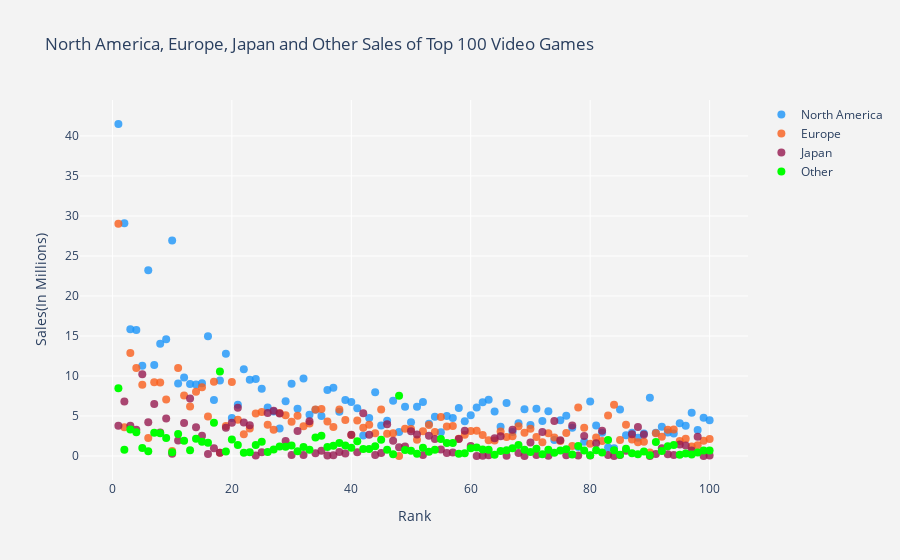

The notebook cell this image was saved under:
### Code cell
trace1 = go.Scatter(
                    x = df.Rank,
                    y = df.NA_Sales,
                    mode = "markers",
                    name = "North America",
                    marker = dict(color = 'rgba(28, 149, 249, 0.8)',size=8),
                    text= df.Name)

trace2 = go.Scatter(
                    x = df.Rank,
                    y = df.EU_Sales,
                    mode = "markers",
                    name = "Europe",
                    marker = dict(color = 'rgba(249, 94, 28, 0.8)',size=8),
                    text= df.Name)
trace3 = go.Scatter(
                    x = df.Rank,
                    y = df.JP_Sales,
                    mode = "markers",
                    name = "Japan",
                    marker = dict(color = 'rgba(150, 26, 80, 0.8)',size=8),
                    text= df.Name)
trace4 = go.Scatter(
                    x = df.Rank,
                    y = df.Other_Sales,
                    mode = "markers",
                    name = "Other",
                    marker = dict(color = 'lime',size=8),
                    text= df.Name)
                    

data = [trace1,trace2,trace3,trace4]
layout = dict(title = 'North America, Europe, Japan and Other Sales of Top 100 Video Games',
              xaxis= dict(title= 'Rank',ticklen= 5,zeroline= False,zerolinewidth=1,gridcolor="white"),
              yaxis= dict(title= 'Sales(In Millions)',ticklen= 5,zeroline= False,zerolinewidth=1,gridcolor="white",),
              paper_bgcolor='rgb(243, 243, 243)',
              plot_bgcolor='rgb(243, 243, 243)' )
fig = dict(data = data, layout = layout)
iplot(fig)

### Figure 1 — Plotly figure (JSON) as saved in the notebook; plotly's stock layout.template omitted (floating-point values rounded to 4 significant figures)
{"data": [{"marker": {"color": "rgba(28, 149, 249, 0.8)", "size": 8}, "mode": "markers", "name": "North America", "text": ["Wii Sports", "Super Mario Bros.", "Mario Kart Wii", "Wii Sports Resort", "Pokemon Red/Pokemon Blue", "Tetris", "New Super Mario Bros.", "Wii Play", "New Super Mario Bros. Wii", "Duck Hunt", "Nintendogs", "Mario Kart DS", "Pokemon Gold/Pokemon Silver", "Wii Fit", "Wii Fit Plus", "Kinect Adventures!", "Grand Theft Auto V", "Grand Theft Auto: San Andreas", "Super Mario World", "Brain Age: Train Your Brain in Minutes a Day", "Pokemon Diamond/Pokemon Pearl", "Super Mario Land", "Super Mario Bros. 3", "Grand Theft Auto V", "Grand Theft Auto: Vice City", "Pokemon Ruby/Pokemon Sapphire", "Pokemon Black/Pokemon White", "Brain Age 2: More Training in Minutes a Day", "Gran Turismo 3: A-Spec", "Call of Duty: Modern Warfare 3", "Pokémon Yellow: Special Pikachu Edition", "Call of Duty: Black Ops", "Pokemon X/Pokemon Y", "Call of Duty: Black Ops 3", "Call of Duty: Black Ops II", "Call of Duty: Black Ops II", "Call of Duty: Modern Warfare 2", "Call of Duty: Modern Warfare 3", "Grand Theft Auto III", "Super Smash Bros. Brawl", "Call of Duty: Black Ops", "Animal Crossing: Wild World", "Mario Kart 7", "Halo 3", "Grand Theft Auto V", "Pokemon HeartGold/Pokemon SoulSilver", "Super Mario 64", "Gran Turismo 4", "Super Mario Galaxy", "Pokemon Omega Ruby/Pokemon Alpha Sapphire", "Super Mario Land 2: 6 Golden Coins", "Grand Theft Auto IV", "Gran Turismo", "Super Mario 3D Land", "Gran Turismo 5", "Call of Duty: Modern Warfare 2", "Grand Theft Auto IV", "Super Mario All-Stars", "Pokemon FireRed/Pokemon LeafGreen", "Super Mario 64", "Just Dance 3", "Call of Duty: Ghosts", "Halo: Reach", "Mario Kart 64", "New Super Mario Bros. 2", "Halo 4", "Final Fantasy VII", "Call of Duty: Ghosts", "Just Dance 2", "Gran Turismo 2", "Call of Duty 4: Modern Warfare", "Donkey Kong Country", "Minecraft", "Animal Crossing: New Leaf", "Mario Party DS", "The Elder Scrolls V: Skyrim", "Super Mario Kart", "FIFA 16", "Wii Party", "Halo 2", "Mario Party 8", "Pokemon Black 2/Pokemon White 2", "FIFA Soccer 13", "The Sims 3", "GoldenEye 007", "Mario & Sonic at the Olympic Games", "Final Fantasy X", "Final Fantasy VIII", "Pokémon Platinum Version", "Pac-Man", "Grand Theft Auto: Liberty City Stories", "Super Mario Galaxy 2", "Star Wars Battlefront (2015)", "Call of Duty: Advanced Warfare", "The Legend of Zelda: Ocarina of Time", "Crash Bandicoot 2: Cortex Strikes Back", "Super Mario Bros. 2", "Super Smash Bros. for Wii U and 3DS", "Call of Duty: World at War", "Battlefield 3"], "type": "scatter", "x": [1, 2, 3, 4, 5, 6, 7, 8, 9, 10, 11, 12, 13, 14, 15, 16, 17, 18, 19, 20, 21, 22, 23, 24, 25, 26, 27, 28, 29, 30, 31, 32, 33, 34, 35, 36, 37, 38, 39, 40, 41, 42, 43, 44, 45, 46, 47, 48, 49, 50, 51, 52, 53, 54, 55, 56, 57, 58, 59, 60, 61, 62, 63, 64, 65, 66, 67, 68, 69, 70, 71, 72, 73, 74, 75, 76, 77, 78, 79, 80, 81, 82, 83, 84, 85, 86, 87, 88, 89, 90, 91, 92, 93, 94, 95, 96, 97, 98, 99, 100], "y": [41.49, 29.08, 15.85, 15.75, 11.27, 23.2, 11.38, 14.03, 14.59, 26.93, 9.07, 9.81, 9, 8.94, 9.09, 14.97, 7.01, 9.43, 12.78, 4.75, 6.42, 10.83, 9.54, 9.63, 8.41, 6.06, 5.57, 3.44, 6.85, 9.03, 5.89, 9.67, 5.17, 5.77, 4.99, 8.25, 8.52, 5.54, 6.99, 6.75, 5.98, 2.55, 4.74, 7.97, 3.8, 4.4, 6.91, 3.01, 6.16, 4.23, 6.16, 6.76, 4.02, 4.89, 2.96, 4.99, 4.76, 5.99, 4.34, 5.08, 6.05, 6.72, 7.03, 5.55, 3.66, 6.63, 3.01, 4.09, 5.84, 3.88, 5.91, 4.36, 5.58, 2.01, 4.46, 5.03, 3.54, 1.11, 1.79, 6.82, 3.81, 2.91, 1.06, 0.98, 5.8, 2.58, 2.91, 2.28, 2.82, 7.28, 2.9, 3.66, 2.93, 2.8, 4.1, 3.78, 5.39, 3.24, 4.79, 4.46]}, {"marker": {"color": "rgba(249, 94, 28, 0.8)", "size": 8}, "mode": "markers", "name": "Europe", "text": ["Wii Sports", "Super Mario Bros.", "Mario Kart Wii", "Wii Sports Resort", "Pokemon Red/Pokemon Blue", "Tetris", "New Super Mario Bros.", "Wii Play", "New Super Mario Bros. Wii", "Duck Hunt", "Nintendogs", "Mario Kart DS", "Pokemon Gold/Pokemon Silver", "Wii Fit", "Wii Fit Plus", "Kinect Adventures!", "Grand Theft Auto V", "Grand Theft Auto: San Andreas", "Super Mario World", "Brain Age: Train Your Brain in Minutes a Day", "Pokemon Diamond/Pokemon Pearl", "Super Mario Land", "Super Mario Bros. 3", "Grand Theft Auto V", "Grand Theft Auto: Vice City", "Pokemon Ruby/Pokemon Sapphire", "Pokemon Black/Pokemon White", "Brain Age 2: More Training in Minutes a Day", "Gran Turismo 3: A-Spec", "Call of Duty: Modern Warfare 3", "Pokémon Yellow: Special Pikachu Edition", "Call of Duty: Black Ops", "Pokemon X/Pokemon Y", "Call of Duty: Black Ops 3", "Call of Duty: Black Ops II", "Call of Duty: Black Ops II", "Call of Duty: Modern Warfare 2", "Call of Duty: Modern Warfare 3", "Grand Theft Auto III", "Super Smash Bros. Brawl", "Call of Duty: Black Ops", "Animal Crossing: Wild World", "Mario Kart 7", "Halo 3", "Grand Theft Auto V", "Pokemon HeartGold/Pokemon SoulSilver", "Super Mario 64", "Gran Turismo 4", "Super Mario Galaxy", "Pokemon Omega Ruby/Pokemon Alpha Sapphire", "Super Mario Land 2: 6 Golden Coins", "Grand Theft Auto IV", "Gran Turismo", "Super Mario 3D Land", "Gran Turismo 5", "Call of Duty: Modern Warfare 2", "Grand Theft Auto IV", "Super Mario All-Stars", "Pokemon FireRed/Pokemon LeafGreen", "Super Mario 64", "Just Dance 3", "Call of Duty: Ghosts", "Halo: Reach", "Mario Kart 64", "New Super Mario Bros. 2", "Halo 4", "Final Fantasy VII", "Call of Duty: Ghosts", "Just Dance 2", "Gran Turismo 2", "Call of Duty 4: Modern Warfare", "Donkey Kong Country", "Minecraft", "Animal Crossing: New Leaf", "Mario Party DS", "The Elder Scrolls V: Skyrim", "Super Mario Kart", "FIFA 16", "Wii Party", "Halo 2", "Mario Party 8", "Pokemon Black 2/Pokemon White 2", "FIFA Soccer 13", "The Sims 3", "GoldenEye 007", "Mario & Sonic at the Olympic Games", "Final Fantasy X", "Final Fantasy VIII", "Pokémon Platinum Version", "Pac-Man", "Grand Theft Auto: Liberty City Stories", "Super Mario Galaxy 2", "Star Wars Battlefront (2015)", "Call of Duty: Advanced Warfare", "The Legend of Zelda: Ocarina of Time", "Crash Bandicoot 2: Cortex Strikes Back", "Super Mario Bros. 2", "Super Smash Bros. for Wii U and 3DS", "Call of Duty: World at War", "Battlefield 3"], "type": "scatter", "x": [1, 2, 3, 4, 5, 6, 7, 8, 9, 10, 11, 12, 13, 14, 15, 16, 17, 18, 19, 20, 21, 22, 23, 24, 25, 26, 27, 28, 29, 30, 31, 32, 33, 34, 35, 36, 37, 38, 39, 40, 41, 42, 43, 44, 45, 46, 47, 48, 49, 50, 51, 52, 53, 54, 55, 56, 57, 58, 59, 60, 61, 62, 63, 64, 65, 66, 67, 68, 69, 70, 71, 72, 73, 74, 75, 76, 77, 78, 79, 80, 81, 82, 83, 84, 85, 86, 87, 88, 89, 90, 91, 92, 93, 94, 95, 96, 97, 98, 99, 100], "y": [29.02, 3.58, 12.88, 11.01, 8.89, 2.26, 9.23, 9.2, 7.06, 0.63, 11, 7.57, 6.18, 8.03, 8.59, 4.94, 9.27, 0.4, 3.75, 9.26, 4.52, 2.71, 3.44, 5.31, 5.49, 3.9, 3.28, 5.36, 5.09, 4.28, 5.04, 3.73, 4.05, 5.81, 5.88, 4.3, 3.63, 5.82, 4.51, 2.61, 4.44, 3.52, 3.91, 2.83, 5.81, 2.77, 2.85, 0.01, 3.4, 3.37, 2.04, 3.1, 3.87, 2.99, 4.88, 3.69, 3.76, 2.15, 2.65, 3.11, 3.15, 2.63, 1.98, 1.94, 3.07, 2.36, 2.47, 3.73, 2.89, 3.42, 2.38, 1.71, 2.83, 2.32, 1.88, 2.86, 1.24, 6.06, 3.53, 1.53, 2.3, 1.86, 5.05, 6.42, 2.01, 3.9, 2.07, 1.72, 1.78, 0.45, 2.83, 2.42, 3.29, 3.3, 1.89, 2.17, 1.18, 1.35, 1.9, 2.13]}, {"marker": {"color": "rgba(150, 26, 80, 0.8)", "size": 8}, "mode": "markers", "name": "Japan", "text": ["Wii Sports", "Super Mario Bros.", "Mario Kart Wii", "Wii Sports Resort", "Pokemon Red/Pokemon Blue", "Tetris", "New Super Mario Bros.", "Wii Play", "New Super Mario Bros. Wii", "Duck Hunt", "Nintendogs", "Mario Kart DS", "Pokemon Gold/Pokemon Silver", "Wii Fit", "Wii Fit Plus", "Kinect Adventures!", "Grand Theft Auto V", "Grand Theft Auto: San Andreas", "Super Mario World", "Brain Age: Train Your Brain in Minutes a Day", "Pokemon Diamond/Pokemon Pearl", "Super Mario Land", "Super Mario Bros. 3", "Grand Theft Auto V", "Grand Theft Auto: Vice City", "Pokemon Ruby/Pokemon Sapphire", "Pokemon Black/Pokemon White", "Brain Age 2: More Training in Minutes a Day", "Gran Turismo 3: A-Spec", "Call of Duty: Modern Warfare 3", "Pokémon Yellow: Special Pikachu Edition", "Call of Duty: Black Ops", "Pokemon X/Pokemon Y", "Call of Duty: Black Ops 3", "Call of Duty: Black Ops II", "Call of Duty: Black Ops II", "Call of Duty: Modern Warfare 2", "Call of Duty: Modern Warfare 3", "Grand Theft Auto III", "Super Smash Bros. Brawl", "Call of Duty: Black Ops", "Animal Crossing: Wild World", "Mario Kart 7", "Halo 3", "Grand Theft Auto V", "Pokemon HeartGold/Pokemon SoulSilver", "Super Mario 64", "Gran Turismo 4", "Super Mario Galaxy", "Pokemon Omega Ruby/Pokemon Alpha Sapphire", "Super Mario Land 2: 6 Golden Coins", "Grand Theft Auto IV", "Gran Turismo", "Super Mario 3D Land", "Gran Turismo 5", "Call of Duty: Modern Warfare 2", "Grand Theft Auto IV", "Super Mario All-Stars", "Pokemon FireRed/Pokemon LeafGreen", "Super Mario 64", "Just Dance 3", "Call of Duty: Ghosts", "Halo: Reach", "Mario Kart 64", "New Super Mario Bros. 2", "Halo 4", "Final Fantasy VII", "Call of Duty: Ghosts", "Just Dance 2", "Gran Turismo 2", "Call of Duty 4: Modern Warfare", "Donkey Kong Country", "Minecraft", "Animal Crossing: New Leaf", "Mario Party DS", "The Elder Scrolls V: Skyrim", "Super Mario Kart", "FIFA 16", "Wii Party", "Halo 2", "Mario Party 8", "Pokemon Black 2/Pokemon White 2", "FIFA Soccer 13", "The Sims 3", "GoldenEye 007", "Mario & Sonic at the Olympic Games", "Final Fantasy X", "Final Fantasy VIII", "Pokémon Platinum Version", "Pac-Man", "Grand Theft Auto: Liberty City Stories", "Super Mario Galaxy 2", "Star Wars Battlefront (2015)", "Call of Duty: Advanced Warfare", "The Legend of Zelda: Ocarina of Time", "Crash Bandicoot 2: Cortex Strikes Back", "Super Mario Bros. 2", "Super Smash Bros. for Wii U and 3DS", "Call of Duty: World at War", "Battlefield 3"], "type": "scatter", "x": [1, 2, 3, 4, 5, 6, 7, 8, 9, 10, 11, 12, 13, 14, 15, 16, 17, 18, 19, 20, 21, 22, 23, 24, 25, 26, 27, 28, 29, 30, 31, 32, 33, 34, 35, 36, 37, 38, 39, 40, 41, 42, 43, 44, 45, 46, 47, 48, 49, 50, 51, 52, 53, 54, 55, 56, 57, 58, 59, 60, 61, 62, 63, 64, 65, 66, 67, 68, 69, 70, 71, 72, 73, 74, 75, 76, 77, 78, 79, 80, 81, 82, 83, 84, 85, 86, 87, 88, 89, 90, 91, 92, 93, 94, 95, 96, 97, 98, 99, 100], "y": [3.77, 6.81, 3.79, 3.28, 10.22, 4.22, 6.5, 2.93, 4.7, 0.28, 1.93, 4.13, 7.2, 3.6, 2.53, 0.24, 0.97, 0.41, 3.54, 4.16, 6.04, 4.18, 3.84, 0.06, 0.47, 5.38, 5.65, 5.32, 1.87, 0.13, 3.12, 0.11, 4.34, 0.35, 0.65, 0.07, 0.08, 0.49, 0.3, 2.66, 0.48, 5.33, 2.67, 0.13, 0.36, 3.96, 1.91, 1.1, 1.2, 3.08, 2.69, 0.14, 2.54, 2.13, 0.81, 0.38, 0.44, 2.12, 3.15, 1.25, 0, 0.04, 0.08, 2.23, 2.47, 0.04, 3.28, 0.38, 0.01, 1.69, 0.13, 3, 0.02, 4.36, 1.98, 0.1, 3.81, 0.06, 2.49, 0.05, 1.58, 3.14, 0.13, 0, 0.13, 0.66, 2.73, 3.63, 2.69, 0, 0.24, 0.98, 0.22, 0.14, 1.45, 1.31, 0.7, 2.42, 0, 0.06]}, {"marker": {"color": "lime", "size": 8}, "mode": "markers", "name": "Other", "text": ["Wii Sports", "Super Mario Bros.", "Mario Kart Wii", "Wii Sports Resort", "Pokemon Red/Pokemon Blue", "Tetris", "New Super Mario Bros.", "Wii Play", "New Super Mario Bros. Wii", "Duck Hunt", "Nintendogs", "Mario Kart DS", "Pokemon Gold/Pokemon Silver", "Wii Fit", "Wii Fit Plus", "Kinect Adventures!", "Grand Theft Auto V", "Grand Theft Auto: San Andreas", "Super Mario World", "Brain Age: Train Your Brain in Minutes a Day", "Pokemon Diamond/Pokemon Pearl", "Super Mario Land", "Super Mario Bros. 3", "Grand Theft Auto V", "Grand Theft Auto: Vice City", "Pokemon Ruby/Pokemon Sapphire", "Pokemon Black/Pokemon White", "Brain Age 2: More Training in Minutes a Day", "Gran Turismo 3: A-Spec", "Call of Duty: Modern Warfare 3", "Pokémon Yellow: Special Pikachu Edition", "Call of Duty: Black Ops", "Pokemon X/Pokemon Y", "Call of Duty: Black Ops 3", "Call of Duty: Black Ops II", "Call of Duty: Black Ops II", "Call of Duty: Modern Warfare 2", "Call of Duty: Modern Warfare 3", "Grand Theft Auto III", "Super Smash Bros. Brawl", "Call of Duty: Black Ops", "Animal Crossing: Wild World", "Mario Kart 7", "Halo 3", "Grand Theft Auto V", "Pokemon HeartGold/Pokemon SoulSilver", "Super Mario 64", "Gran Turismo 4", "Super Mario Galaxy", "Pokemon Omega Ruby/Pokemon Alpha Sapphire", "Super Mario Land 2: 6 Golden Coins", "Grand Theft Auto IV", "Gran Turismo", "Super Mario 3D Land", "Gran Turismo 5", "Call of Duty: Modern Warfare 2", "Grand Theft Auto IV", "Super Mario All-Stars", "Pokemon FireRed/Pokemon LeafGreen", "Super Mario 64", "Just Dance 3", "Call of Duty: Ghosts", "Halo: Reach", "Mario Kart 64", "New Super Mario Bros. 2", "Halo 4", "Final Fantasy VII", "Call of Duty: Ghosts", "Just Dance 2", "Gran Turismo 2", "Call of Duty 4: Modern Warfare", "Donkey Kong Country", "Minecraft", "Animal Crossing: New Leaf", "Mario Party DS", "The Elder Scrolls V: Skyrim", "Super Mario Kart", "FIFA 16", "Wii Party", "Halo 2", "Mario Party 8", "Pokemon Black 2/Pokemon White 2", "FIFA Soccer 13", "The Sims 3", "GoldenEye 007", "Mario & Sonic at the Olympic Games", "Final Fantasy X", "Final Fantasy VIII", "Pokémon Platinum Version", "Pac-Man", "Grand Theft Auto: Liberty City Stories", "Super Mario Galaxy 2", "Star Wars Battlefront (2015)", "Call of Duty: Advanced Warfare", "The Legend of Zelda: Ocarina of Time", "Crash Bandicoot 2: Cortex Strikes Back", "Super Mario Bros. 2", "Super Smash Bros. for Wii U and 3DS", "Call of Duty: World at War", "Battlefield 3"], "type": "scatter", "x": [1, 2, 3, 4, 5, 6, 7, 8, 9, 10, 11, 12, 13, 14, 15, 16, 17, 18, 19, 20, 21, 22, 23, 24, 25, 26, 27, 28, 29, 30, 31, 32, 33, 34, 35, 36, 37, 38, 39, 40, 41, 42, 43, 44, 45, 46, 47, 48, 49, 50, 51, 52, 53, 54, 55, 56, 57, 58, 59, 60, 61, 62, 63, 64, 65, 66, 67, 68, 69, 70, 71, 72, 73, 74, 75, 76, 77, 78, 79, 80, 81, 82, 83, 84, 85, 86, 87, 88, 89, 90, 91, 92, 93, 94, 95, 96, 97, 98, 99, 100], "y": [8.46, 0.77, 3.31, 2.96, 1, 0.58, 2.9, 2.85, 2.26, 0.47, 2.75, 1.92, 0.71, 2.15, 1.79, 1.67, 4.14, 10.57, 0.55, 2.05, 1.37, 0.42, 0.46, 1.38, 1.78, 0.5, 0.82, 1.18, 1.16, 1.32, 0.59, 1.13, 0.79, 2.31, 2.52, 1.12, 1.29, 1.62, 1.3, 1.02, 1.83, 0.88, 0.89, 1.21, 2.02, 0.77, 0.23, 7.53, 0.76, 0.65, 0.29, 1.03, 0.52, 0.78, 2.12, 1.63, 1.62, 0.29, 0.35, 0.98, 1.07, 0.82, 0.78, 0.15, 0.63, 0.73, 0.96, 1.38, 0.78, 0.5, 0.9, 0.23, 0.77, 0.41, 0.7, 0.85, 0.18, 1.26, 0.68, 0.08, 0.73, 0.43, 2.01, 0.71, 0.15, 0.91, 0.33, 0.23, 0.55, 0.08, 1.75, 0.64, 1.23, 1.37, 0.16, 0.31, 0.19, 0.43, 0.69, 0.69]}], "layout": {"paper_bgcolor": "rgb(243, 243, 243)", "plot_bgcolor": "rgb(243, 243, 243)", "title": {"text": "North America, Europe, Japan and Other Sales of Top 100 Video Games"}, "xaxis": {"gridcolor": "white", "ticklen": 5, "title": {"text": "Rank"}, "zeroline": false, "zerolinewidth": 1}, "yaxis": {"gridcolor": "white", "ticklen": 5, "title": {"text": "Sales(In Millions)"}, "zeroline": false, "zerolinewidth": 1}}}
